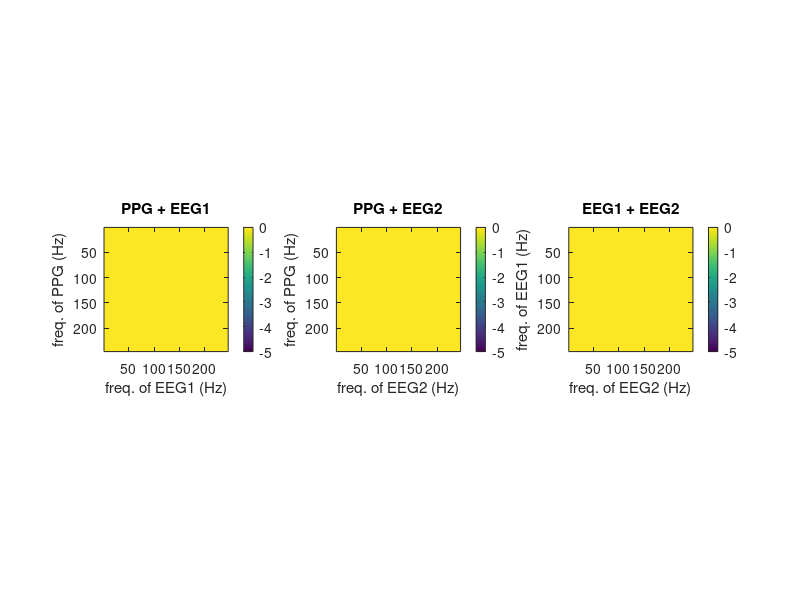

Write MATLAB code to recreate this figure.
% clear all
clc

tic

% Unispectral analysis
Fs = 500;  % Sampling frequency  
temp_win_sz=500; % Temporal window size (temp_win_sz/Fs = seconds of )
temp_win_step_sz=1; % Number of moving samples between one temporal window and the next one

freq = 0:Fs/temp_win_sz:Fs/2;

freq_win_sz=5; % Entropies calc window size
  

% Load data
filePattern=fullfile('/path/to/data/*.txt');
files=dir(filePattern);
num_users=length(files);

% Initialize variables

jointentropyPainPE1=zeros(num_users,length(freq)-freq_win_sz,length(freq)-freq_win_sz);
jointentropyNoPainPE1=zeros(num_users,length(freq)-freq_win_sz,length(freq)-freq_win_sz);
jointentropyPainPE2=zeros(num_users,length(freq)-freq_win_sz,length(freq)-freq_win_sz);
jointentropyNoPainPE2=zeros(num_users,length(freq)-freq_win_sz,length(freq)-freq_win_sz);
jointentropyPainE1E2=zeros(num_users,length(freq)-freq_win_sz,length(freq)-freq_win_sz);
jointentropyNoPainE1E2=zeros(num_users,length(freq)-freq_win_sz,length(freq)-freq_win_sz);




% for each user
 for u=1:num_users
          
     filename=files(u);
     name=filename.name;
     X=load(name);
     PPG=X(:,1);
     EEG1=X(:,3);
     EEG2=X(:,4);
     PULS=X(:,5);
       
    % Pain / No Pain area limits
    for n=1:length(PPG)
     if PULS(n)==0
            break;
     end
    end

    n_startpain=n+1000;
    for m=n_startpain:length(PPG)
        if PULS(m)==0
            break;
        end
    end

    m_startpain=m+1000;

    % Signals to analyze
    PPGPain=PPG(n_startpain:m,:);
    PPGNoPain=PPG(m_startpain:end,:);
    EEG1Pain=EEG1(n_startpain:m,:);
    EEG1NoPain=EEG1(m_startpain:end,:);
    EEG2Pain=EEG2(n_startpain:m,:);
    EEG2NoPain=EEG2(m_startpain:end,:);
        
    %% Entropies calc PPGEEG1
    N = temp_win_sz;
   
    for k=1:temp_win_step_sz:length(PPGPain)-temp_win_sz0 
        data_pain=[PPGPain(k:k+temp_win_sz).*blackman(length(temp_win_sz)) EEG1Pain(k:k+temp_win_sz).*blackman(length(temp_win_sz))];
        data_nopain=[PPGNoPain(k:k+temp_win_sz).*blackman(length(temp_win_sz)) EEG1NoPain(k:k+temp_win_sz).*blackman(length(temp_win_sz))];

        % Compute power spectrum and normalize to probability density
        % function
        xdft = fft2(data_pain, length(data_pain), 2);
        xdft = xdft(1:N/2+1,:);
        psdx = abs(xdft).^2;
        pdfx_pain= psdx./sum(psdx(:)) ; % Normalize to get a probability density function

        xdft = fft2(data_nopain, length(data_nopain), 2);
        xdft = xdft(1:N/2+1,:);
        psdx = abs(xdft).^2;
        pdfx_nopain= psdx./sum(psdx(:)) ; % Normalize to get a probability density function


        
        % Entropy Calculation  
        for k1=1:length(freq)-freq_win_sz
            for k2=1:length(freq)-freq_win_sz
                 aux1=pdfx_pain(k1:k1+freq_win_sz,1);
                 aux2=pdfx_pain(k2:k2+freq_win_sz,2);
                 jointentropyEEGPPGPain(k,k1,k2)=-sum(aux1.*log2(aux1 + 1e-12))/log2(length(aux1))-sum(aux2.*log2(aux2 + 1e-12))/log2(length(aux2));
                 
                 aux1=pdfx_nopain(k1:k1+freq_win_sz,1);
                 aux2=pdfx_nopain(k2:k2+freq_win_sz,2);
                jointentropyEEGPPGNoPain(k,k1,k2)=-sum(aux1.*log2(aux1 + 1e-12))/log2(length(aux1))-sum(aux2.*log2(aux2 + 1e-12))/log2(length(aux2));                
            end
        end
    end

   
   jointentropyPainPE1(u,:,:)=squeeze(mean(jointentropyEEGPPGPain));
   jointentropyNoPainPE1(u,:,:)=squeeze(mean(jointentropyEEGPPGNoPain));
   clear jointentropyEEG1PPGPain jointentropyEEG1PPGNoPain;
   

   
   %% PPGEEG2
   
   for k=1:temp_win_step_sz:length(PPGPain)-temp_win_sz
       
        data_pain=[PPGPain(k:k+temp_win_sz).*blackman(length(temp_win_sz)) EEG2Pain(k:k+temp_win_sz).*blackman(length(temp_win_sz))];
        data_nopain=[PPGNoPain(k:k+temp_win_sz).*blackman(length(temp_win_sz)) EEG2NoPain(k:k+temp_win_sz).*blackman(length(temp_win_sz))];

        % Compute power spectrum and normalize to probability density
        % function
        xdft = fft2(data_pain, length(data_pain), 2);
        xdft = xdft(1:N/2+1,:);
        psdx = abs(xdft).^2;
        pdfx_pain= psdx./sum(psdx(:)) ; % Normalize to get a probability density function

        xdft = fft2(data_nopain, length(data_nopain), 2);
        xdft = xdft(1:N/2+1,:);
        psdx = abs(xdft).^2;
        pdfx_nopain= psdx./sum(psdx(:)) ; % Normalize to get a probability density function

        % Entropy Calculation  
        for k1=1:length(freq)-freq_win_sz
            for k2=1:length(freq)-freq_win_sz
                 aux1=pdfx_pain(k1:k1+freq_win_sz,1);
                 aux2=pdfx_pain(k2:k2+freq_win_sz,2);
                 jointentropyEEGPPGPain(k,k1,k2)=-sum(aux1.*log2(aux1 + 1e-12))/log2(length(aux1))-sum(aux2.*log2(aux2 + 1e-12))/log2(length(aux2));
                
                 aux1=pdfx_nopain(k1:k1+freq_win_sz,1);
                 aux2=pdfx_nopain(k2:k2+freq_win_sz,2);
                 jointentropyEEGPPGNoPain(k,k1,k2)=-sum(aux1.*log2(aux1 + 1e-12))/log2(length(aux1))-sum(aux2.*log2(aux2 + 1e-12))/log2(length(aux2));                
           end
        end
   end


   jointentropyPainPE2(u,:,:)=squeeze(mean(jointentropyEEGPPGPain));
   jointentropyNoPainPE2(u,:,:)=squeeze(mean(jointentropyEEGPPGNoPain));
   clear jointentropyEEG2PPGPain jointentropyEEG2PPGNoPain;
   
   %% EGG1 EGG2
   
   for k=1:temp_win_step_sz:length(PPGPain)-temp_win_sz
       
        data_pain=[EEG1Pain(k:k+temp_win_sz).*blackman(length(temp_win_sz)) EEG2Pain(k:k+temp_win_sz).*blackman(length(temp_win_sz))];
        data_nopain=[EEG1NoPain(k:k+temp_win_sz).*blackman(length(temp_win_sz)) EEG2NoPain(k:k+temp_win_sz).*blackman(length(temp_win_sz))];

        % Compute power spectrum and normalize to probability density
        % function
        xdft = fft2(data_pain, length(data_pain), 2);
        xdft = xdft(1:N/2+1,:);
        psdx = abs(xdft).^2;
        pdfx_pain= psdx./sum(psdx(:)) ; % Normalize to get a probability density function

        xdft = fft2(data_nopain, length(data_nopain), 2);
        xdft = xdft(1:N/2+1,:);
        psdx = abs(xdft).^2;
        pdfx_nopain= psdx./sum(psdx(:)) ; % Normalize to get a probability density function

        % Entropy Calculation  
        for k1=1:length(freq)-freq_win_sz
            for k2=1:length(freq)-freq_win_sz
                 aux1=pdfx_pain(k1:k1+freq_win_sz,1);
                 aux2=pdfx_pain(k2:k2+freq_win_sz,2);
                 jointentropyEEGPain(k,k1,k2)=-sum(aux1.*log2(aux1 + 1e-12))/log2(length(aux1))-sum(aux2.*log2(aux2 + 1e-12))/log2(length(aux2));
                
                 aux1=pdfx_nopain(k1:k1+freq_win_sz,1);
                 aux2=pdfx_nopain(k2:k2+freq_win_sz,2);
                 jointentropyEEGNoPain(k,k1,k2)=-sum(aux1.*log2(aux1 + 1e-12))/log2(length(aux1))-sum(aux2.*log2(aux2 + 1e-12))/log2(length(aux2));
                 
             end
        end
  
   end

   jointentropyPainE1E2(u,:,:)=squeeze(mean(jointentropyEEGPain));
   jointentropyNoPainE1E2(u,:,:)=squeeze(mean(jointentropyEEGNoPain));
   clear jointentropyEEGsPain jointentropyEEGsNoPain;

 end
 
 

%% p-values calc, frec-wise and ln(p) vs frec plot

for k1=1:length(freq)-freq_win_sz
    for k2=1:length(freq)-freq_win_sz
        p1(k1,k2)=signrank(jointentropyPainPE1(:,k1,k2), jointentropyNoPainPE1(:,k1,k2));
        p2(k1,k2)=signrank(jointentropyPainPE2(:,k1,k2), jointentropyNoPainPE2(:,k1,k2));
        p3(k1,k2)=signrank(jointentropyPainE1E2(:,k1,k2), jointentropyNoPainE1E2(:,k1,k2));
        
    end
end

% plots
subplot(1,3,1)
n=log10(p1);
imagesc(n);
title('PPG + EEG1');
colorbar
caxis([-5 0]);
axis square
ylabel("freq. of PPG (Hz)");
xlabel("freq. of EEG1 (Hz)");

subplot(1,3,2)
m=log10(p2);
imagesc(m);
title('PPG + EEG2');
colorbar
caxis([-5 0]);
axis square
ylabel("freq. of PPG (Hz)");
xlabel("freq. of EEG2 (Hz)");


subplot(1,3,3)
h=log10(p3);
imagesc(h);
title('EEG1 + EEG2');
colorbar
caxis([-5 0]);
axis square
ylabel("freq. of EEG1 (Hz)");
xlabel("freq. of EEG2 (Hz)");

toc
